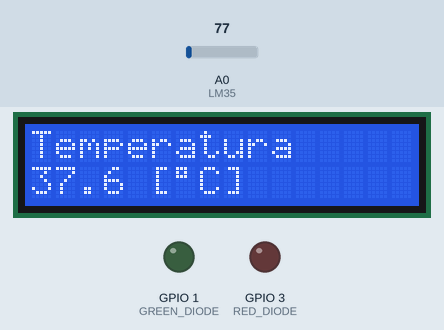
Recording of a sketch running on a simulated ESP8266 (NodeMCU). On the bench: 16×2 character LCD, output pins drawn as LEDs (lit = HIGH). The inputs (shaded band) are chosen by the test bench; at power-on: A0 (LM35) = 77.

Above: at 1.2 s.
1.3 s: A0 (LM35) set to 92
At 1.8 s:
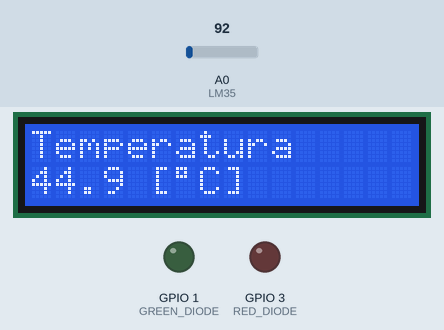
2.8 s: A0 (LM35) set to 107
At 4.0 s:
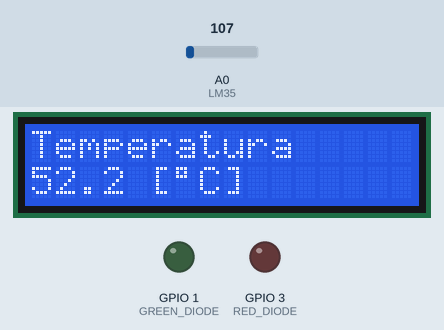
4.3 s: A0 (LM35) set to 130
At 5.3 s:
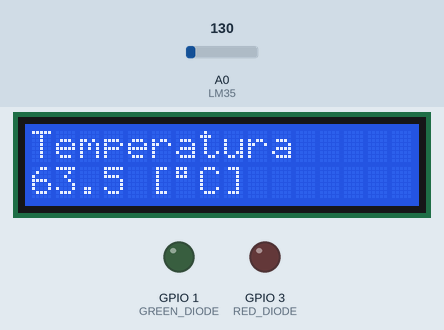
Timing chart, 0 to 7.3 s (numbered marks = the images above; inputs shaded):
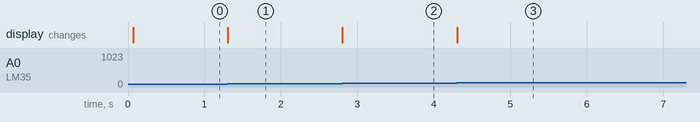

The sketch:

lcd_lm35_temp.ino
```cpp
#include <LiquidCrystal.h>

#define LM35 A0
#define RED_DIODE D9
#define GREEN_DIODE D10
#define YELLOW_DIODE D11

static uint8_t constexpr DECIMAL_POINT = 1u;
static int8_t constexpr MIN_PWM = 0;
static int8_t constexpr MAX_PWM = 255;
static float constexpr DELTA_TEMP = 0.5f;
static float constexpr TEMP_HYST = 1.0f;
static float constexpr HIGH_TEMP = 31.0f;
static float constexpr LOW_TEMP = 25.0f;

static unsigned long prev_time = 0u;
static float previous_temp = 0.0f;

enum class ACTIVE_DIODE
{
  YELLOW,
  GREEN,
  RED
};

static ACTIVE_DIODE active_diode = ACTIVE_DIODE::GREEN;
LiquidCrystal lcd(D2, D4, D7, D8, D12, D13);

void setup()
{
  set_pin_modes();
  Serial.begin(9600);
  lcd.begin(16, 2);
  lcd.clear();

  analogWrite(RED_DIODE, MIN_PWM);
  analogWrite(GREEN_DIODE, MAX_PWM);
  analogWrite(YELLOW_DIODE, MIN_PWM);
}

void loop()
{
  float const current_temp = (((float)analogRead(LM35) / 1024.0f) * 5.0f) * 100.0f;

  if((abs(current_temp - previous_temp) >= DELTA_TEMP) && (millis() >= prev_time))
  {
    update_lcd(current_temp);
    update_diode(current_temp);
    previous_temp = current_temp;
    prev_time += 500u;
  }
}

void
set_pin_modes()
{
  pinMode(LM35, INPUT);

  pinMode(RED_DIODE, OUTPUT);
  pinMode(GREEN_DIODE, OUTPUT);
  pinMode(YELLOW_DIODE, OUTPUT);
}

void
update_lcd(float current_temp)
{
  char const degrees_sign = 223;
  lcd.clear();
  lcd.setCursor(0, 0);
  lcd.print("Temperatura");
  lcd.setCursor(0, 1);
  lcd.print(current_temp, DECIMAL_POINT);
  lcd.print(" [");
  lcd.print(degrees_sign);
  lcd.print("C]");
}

void
update_diode(float current_temp)
{
  if(active_diode == ACTIVE_DIODE::GREEN)
  {
    if(current_temp > HIGH_TEMP + TEMP_HYST)
    {
      analogWrite(RED_DIODE, MAX_PWM);
      analogWrite(GREEN_DIODE, MIN_PWM);
      analogWrite(YELLOW_DIODE, MIN_PWM);
      active_diode = ACTIVE_DIODE::RED;
    }
    else if(current_temp < LOW_TEMP - TEMP_HYST)
    {
      analogWrite(RED_DIODE, MIN_PWM);
      analogWrite(GREEN_DIODE, MIN_PWM);
      analogWrite(YELLOW_DIODE, MAX_PWM);
      active_diode = ACTIVE_DIODE::YELLOW;
    }
  }
  else
  {
    if(((active_diode == ACTIVE_DIODE::RED) && (current_temp < HIGH_TEMP - TEMP_HYST)) || ((active_diode == ACTIVE_DIODE::YELLOW) && (current_temp > LOW_TEMP + TEMP_HYST)))
    {
      analogWrite(RED_DIODE, MIN_PWM);
      analogWrite(GREEN_DIODE, MAX_PWM);
      analogWrite(YELLOW_DIODE, MIN_PWM);
      active_diode = ACTIVE_DIODE::GREEN;
    }
  }
}
```

Measured:
- after the input at 1.3 s, the display: changes at once (image 1)
- after the input at 2.8 s, the display: changes at once (image 2)
- after the input at 4.3 s, the display: changes at once (image 3)
